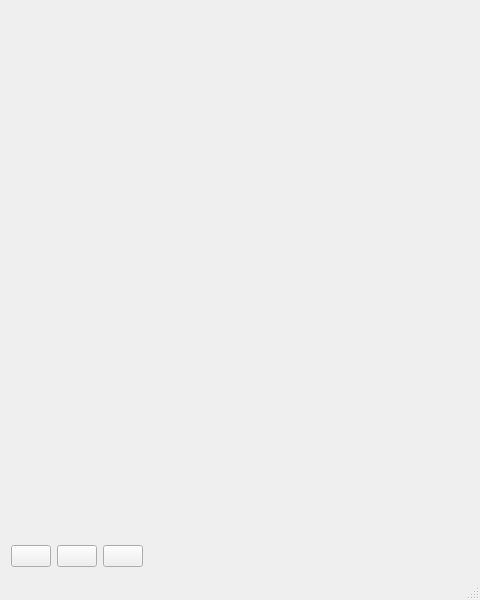
<?xml version="1.0" encoding="UTF-8"?>
<ui version="4.0">
 <class>MainWindowClass</class>
 <widget class="QMainWindow" name="MainWindowClass">
  <property name="geometry">
   <rect>
    <x>0</x>
    <y>0</y>
    <width>480</width>
    <height>600</height>
   </rect>
  </property>
  <property name="windowTitle">
   <string>Phân công ngẫu nhiên</string>
  </property>
  <property name="windowIcon">
   <iconset resource="TeachingAssistant.qrc">
    <normaloff>:/Resources/idea.svg</normaloff>:/Resources/idea.svg</iconset>
  </property>
  <widget class="QWidget" name="centralWidget">
   <layout class="QGridLayout" name="gridLayout">
    <item row="0" column="0">
     <widget class="QStackedWidget" name="stackedWidget">
      <widget class="HomeWidget" name="homeWidget"/>
      <widget class="StudentWidget" name="studentWidget"/>
      <widget class="ExamWidget" name="examWidget"/>
     </widget>
    </item>
    <item row="1" column="0">
     <layout class="QHBoxLayout" name="horizontalLayout">
      <item>
       <widget class="QPushButton" name="homeBtn">
        <property name="text">
         <string/>
        </property>
        <property name="icon">
         <iconset resource="TeachingAssistant.qrc">
          <normaloff>:/Resources/idea.svg</normaloff>:/Resources/idea.svg</iconset>
        </property>
       </widget>
      </item>
      <item>
       <widget class="QPushButton" name="stuBtn">
        <property name="text">
         <string/>
        </property>
        <property name="icon">
         <iconset resource="TeachingAssistant.qrc">
          <normaloff>:/Resources/student.svg</normaloff>:/Resources/student.svg</iconset>
        </property>
       </widget>
      </item>
      <item>
       <widget class="QPushButton" name="examBtn">
        <property name="text">
         <string/>
        </property>
        <property name="icon">
         <iconset resource="TeachingAssistant.qrc">
          <normaloff>:/Resources/book.svg</normaloff>:/Resources/book.svg</iconset>
        </property>
       </widget>
      </item>
      <item>
       <spacer name="horizontalSpacer">
        <property name="orientation">
         <enum>Qt::Horizontal</enum>
        </property>
        <property name="sizeHint" stdset="0">
         <size>
          <width>40</width>
          <height>20</height>
         </size>
        </property>
       </spacer>
      </item>
     </layout>
    </item>
   </layout>
  </widget>
  <widget class="QStatusBar" name="statusBar"/>
 </widget>
 <layoutdefault spacing="6" margin="11"/>
 <customwidgets>
  <customwidget>
   <class>StudentWidget</class>
   <extends>QWidget</extends>
   <header location="global">StudentWidget.h</header>
   <container>1</container>
  </customwidget>
  <customwidget>
   <class>ExamWidget</class>
   <extends>QWidget</extends>
   <header location="global">ExamWidget.h</header>
   <container>1</container>
  </customwidget>
  <customwidget>
   <class>HomeWidget</class>
   <extends>QWidget</extends>
   <header location="global">HomeWidget.h</header>
   <container>1</container>
  </customwidget>
 </customwidgets>
 <resources>
  <include location="TeachingAssistant.qrc"/>
 </resources>
 <connections/>
</ui>
